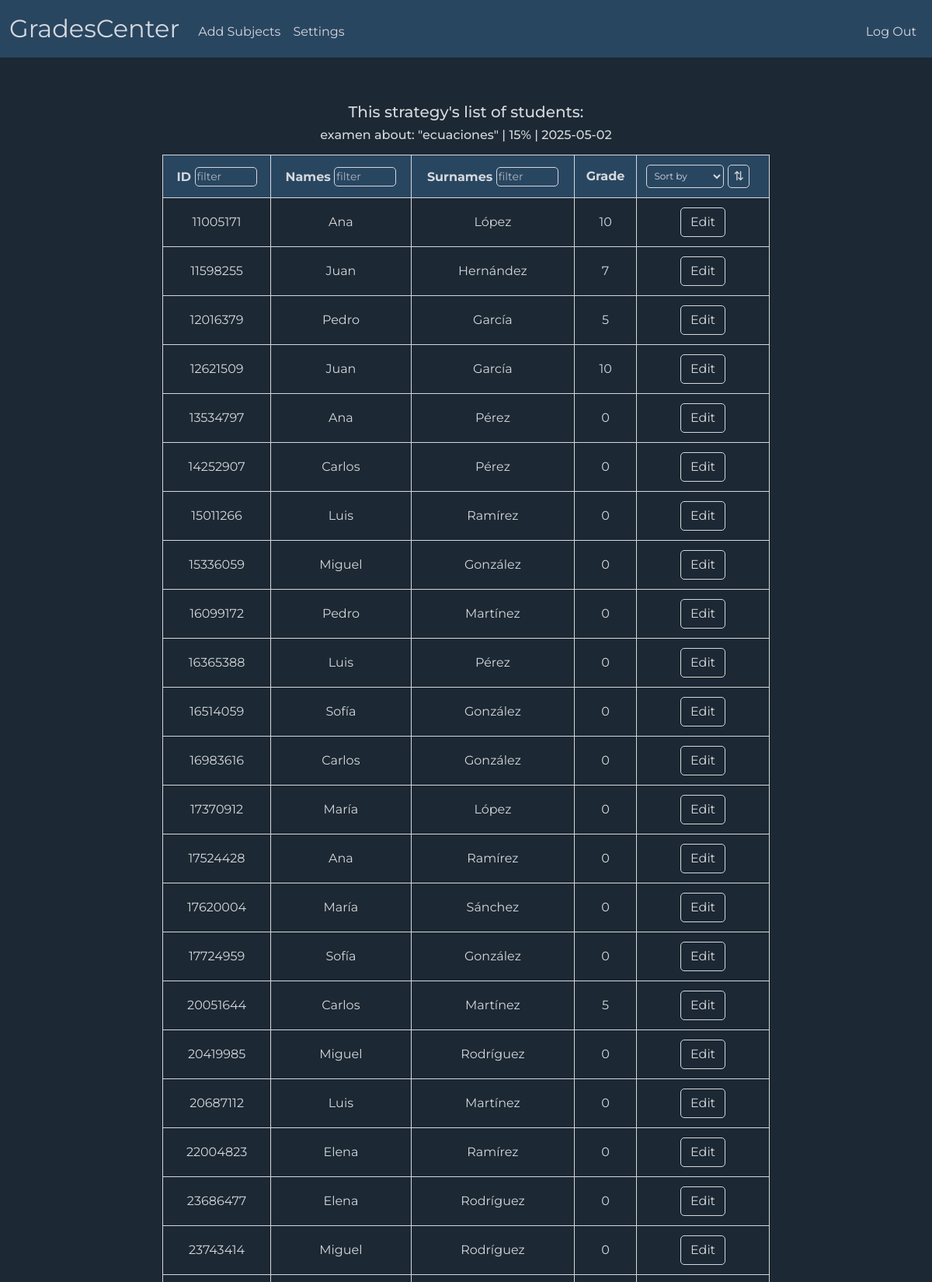
Screenshot of /strategies_grades?strategy_id=1 (signed in, upper part) with the database file from the repository.
### tables this page shows
CREATE TABLE strategies (
    id INTEGER,
    type TEXT NOT NULL,
    topic TEXT,
    percentage INTEGER NOT NULL,
    section_id INTEGER NOT NULL,
    teacher_id INTEGER NOT NULL,
    date DATE DEFAULT CURRENT_DATE,
    PRIMARY KEY(id),
    FOREIGN KEY(teacher_id) REFERENCES teachers(id) ON DELETE CASCADE,
    FOREIGN KEY(section_id) REFERENCES sections(id) ON DELETE CASCADE
);

CREATE TABLE evaluated (
    strategy_id INTEGER NOT NULL,
    student_id VARCHAR(16) NOT NULL,
    grade INTEGER,
    PRIMARY KEY(strategy_id, student_id),
    FOREIGN KEY(strategy_id) REFERENCES strategies(id) ON DELETE CASCADE,
    FOREIGN KEY(student_id) REFERENCES students(id) ON DELETE CASCADE
);

CREATE TABLE students (
    id VARCHAR(16),
    names VARCHAR(32) NOT NULL,
    last_names VARCHAR(32) NOT NULL,
    pw VARCHAR(255) NOT NULL,
    department_id VARCHAR(16) NOT NULL,
    email VARCHAR(64),
    phone VARCHAR(32),
    PRIMARY KEY(id),
    FOREIGN KEY(department_id) REFERENCES departments(id) ON DELETE CASCADE
);

### app.py (the view)
@app.route("/strategies_grades", methods=["GET", "POST"])
@login_required
def strategies_grades():
    if request.method == "POST":
        grade = request.form.get("grade")
        student_id = request.form.get("student_id")
        strtgy_id = request.form.get("strategy_id")
        if not student_id or not grade:
            return apology("incomplete data error", 400, redirect_url=url_for("strategies_grades"))
        if int(grade) >= 0 or int(grade) <= 10:
            db.execute("""
                UPDATE evaluated SET grade = ?
                WHERE strategy_id = ?
                AND student_id = ?
            """, int(grade), strtgy_id, student_id)
        else:
            return apology("wrong data error", 400, redirect_url=url_for("strategies_grades"))
        return redirect(url_for("strategies_grades"))
    else:
        strategy_id = request.args.get("strategy_id")
        if strategy_id:
            session["strategy_id"] = strategy_id
        else:
            strategy_id = session.get("strategy_id")
        list_students = db.execute("""
            SELECT evaluated.strategy_id, evaluated.student_id, students.names, students.last_names, evaluated.grade
            FROM evaluated
            JOIN students ON evaluated.student_id = students.id
            WHERE evaluated.strategy_id = ?
        """, session.get("strategy_id"))
        strategy_selected = db.execute("""
            SELECT type, topic, percentage, date
            FROM strategies
            WHERE id = ?
        """, session.get("strategy_id"))
        return render_template("strategies_grades.html", list_students=list_students, strategy_selected=strategy_selected)

### app.py (called while the page is built)
@app.after_request
def after_request(response):
    response.headers["Cache-Control"] = "no-cache, no-store, must-revalidate"
    response.headers["Expires"] = 0
    response.headers["Pragma"] = "no-cache"
    return response

### helpers.py (called while the page is built)
def login_required(f):
    @wraps(f)
    def decorated_function(*args, **kwargs):
        if session.get("user_id") is None:
            return redirect("/login")
        return f(*args, **kwargs)
    return decorated_function

### templates/strategies_grades.html (shortened to what this page needs)
{% extends "layout.html" %}
{% block main %}
    <div class="mb-3">
        <h5>This strategy's list of students:</h5>
        <h6>{{ strategy_selected[0]['type'] }} about: "{{ strategy_selected[0]['topic'] }}" | {{ strategy_selected[0]['percentage'] }}% | {{ strategy_selected[0]['date'] }}</h6>
    </div>
    <div class="mb-3">
        <table>
            <thead>
                <tr class="high">
                    <th>ID <input class="filter" type="text" id="filterID" placeholder="filter"></th>
                    <th>Names <input class="filter" type="text" id="filterName" placeholder="filter"></th>
                    <th>Surnames <input class="filter" type="text" id="filterSurname" placeholder="filter"></th>
                    <th>Grade</th>
                    <th>
                        <div class="sort-container">
                            <select id="sortOptions" class="sort-select">
                                <option value="" disabled selected>Sort by</option>
                            </select>
                            <button id="sortDirection" class="sort-button" title="Orden Ascendente/Descendente">
                                ⇅
                            </button>
                        </div>
                    </th>
                </tr>
            </thead>
            <tbody>
                {% for student in list_students %}
                    <tr>
                        <td>{{ student['student_id'] }}</td>
                        <td>{{ student['names'] }}</td>
                        <td>{{ student['last_names'] }}</td>
                        <td>{{ student['grade'] }}</td>
                        <td>
                            <button class="btn btn-primary" type="button" onclick="showForm(this)">Edit</button>
                        </td>
                    </tr>
                {% endfor %}
            </tbody>
        </table>
    </div>
{% endblock %}

### static/styles.css (style rules this page uses)
body { font-family: 'Montserrat', sans-serif; background-color:#1c2833; }
h3, h5, h6 { color: #d5d8dc; }
table { background-color: transparent; margin-bottom: 1rem; width: 70%; margin-left: auto; margin-right: auto; color: #d5d8dc; }
table th, table td { border: 1px solid #d5d8dc; padding: 0.75rem; vertical-align: middle; }
.high { background-color: #294661; border: 1px solid #d5d8dc; }
.btn { background-color: transparent; border-radius: 5px; color: #d5d8dc; border: 0.5px solid #d5d8dc; transition-duration: 0.5s; }
input { background-color: #294661; outline: none; border: none; border-radius: 5px; color: #d5d8dc; width: 200px; height: 35px; }
#filterID, #filterName, #filterSurname, #filterFaculty { font-size: 14px; }
input::placeholder { color: #d5d8dcc2; }
.filter { height: 25px; width: 80px; border: 0.5px solid #d5d8dc; }
select { background-color: transparent; outline: none; border: 0.5px solid #d5d8dc; border-radius: 5px; color: #d5d8dc; width: 100px; height: 35px; transition-duration: 0.5s; }
option { color: #d5d8dc; background-color: #1c2833; margin-left: auto; margin-right: auto; }
.sort-container { display: flex; align-items: center; gap: 5px; }
.sort-select { padding: 5px; font-size: 12px; width: 100px; height: 30px; }
.sort-button { background-color: transparent; border-radius: 5px; color: #d5d8dc; border: 0.5px solid #d5d8dc; cursor: pointer; font-size: 16px; transition-duration: 0.75s; height: 30px; }

### rows the page displays
strategies: type "examen", topic "ecuaciones", percentage "15", date "2025-05-02"
evaluated: student_id "11005171", names "Ana", last_names "López", grade "10"
evaluated: student_id "11598255", names "Juan", last_names "Hernández", grade "7"
evaluated: student_id "12016379", names "Pedro", last_names "García", grade "5"
evaluated: student_id "12621509", names "Juan", last_names "García", grade "10"
evaluated: student_id "13534797", names "Ana", last_names "Pérez", grade "0"
evaluated: student_id "14252907", names "Carlos", last_names "Pérez", grade "0"
evaluated: student_id "15011266", names "Luis", last_names "Ramírez", grade "0"
evaluated: student_id "15336059", names "Miguel", last_names "González", grade "0"
evaluated: student_id "16099172", names "Pedro", last_names "Martínez", grade "0"
evaluated: student_id "16365388", names "Luis", last_names "Pérez", grade "0"
evaluated: student_id "16514059", names "Sofía", last_names "González", grade "0"
evaluated: student_id "16983616", names "Carlos", last_names "González", grade "0"
evaluated: student_id "17370912", names "María", last_names "López", grade "0"
evaluated: student_id "17524428", names "Ana", last_names "Ramírez", grade "0"
evaluated: student_id "17620004", names "María", last_names "Sánchez", grade "0"
evaluated: student_id "17724959", names "Sofía", last_names "González", grade "0"
evaluated: student_id "20051644", names "Carlos", last_names "Martínez", grade "5"
evaluated: student_id "20419985", names "Miguel", last_names "Rodríguez", grade "0"
evaluated: student_id "20687112", names "Luis", last_names "Martínez", grade "0"
evaluated: student_id "22004823", names "Elena", last_names "Ramírez", grade "0"
evaluated: student_id "23686477", names "Elena", last_names "Rodríguez", grade "0"
evaluated: student_id "23743414", names "Miguel", last_names "Rodríguez", grade "0"
